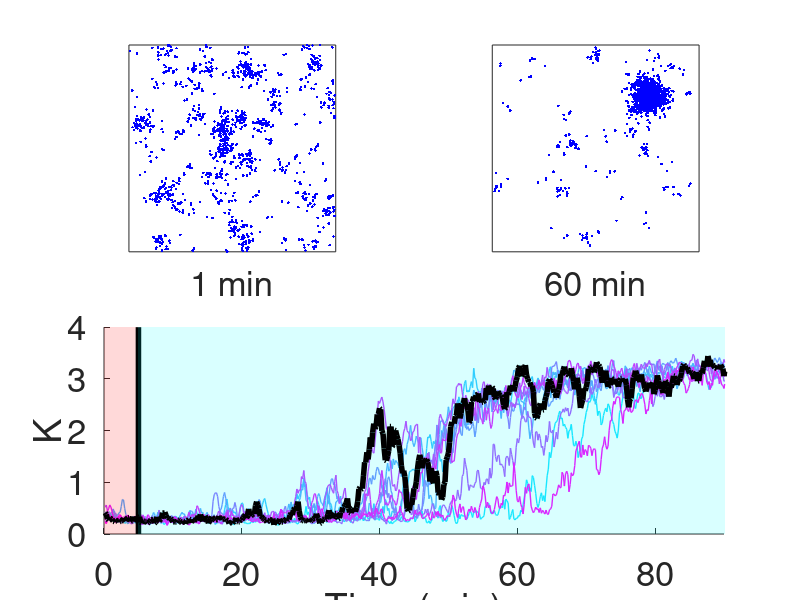

Write the MATLAB code that produced this figure.
% Simulations were performed with 3000 Cdc42, 170 Bem1-GEF, 30 Far1-GEF,
% and 2500 receptors, and the initial conditions were uniformly distributed 
% molecules. Uniform pheromone was applied to the domain from 0 to 300 
% seconds to generate relocating polarity sites. A pheromone gradient (1-6 nM) 
% was applied to the domain after 300 seconds for stabilization of
% the polarity sites.

% Plot Ripley's K function values.
load('FigureData/Figure5D.mat')
seeds = 10;
% Color map for the plots.
cmap = cool(seeds);
% Time in the unit of minutes.
time = (0:10:8000)/60;
figure('units','pixels','position',[300 300 500 650]); 
for j = 1:seeds
    subplot(2,2,[3,4]); hold on
    % Plot time series of K
    plot(time,K(j,:),'color',cmap(j, :),'linewidth',1)
end
% Mark the time point where uniform pheromone was switched to a pheromone
% gradient.
patch([0,0,300/60,300/60],[0,4,4,0],'r',...
    'edgecolor','r','facealpha',0.15,'edgealpha',0.15)
plot([300/60,300/60],[0,4],'k-','linewidth',4)
patch([8000/60,8000/60,300/60,300/60],[0,4,4,0],'c',...
    'edgecolor','c','facealpha',0.15,'edgealpha',0.15)
ylim([0,4])
xlim([0,90])
xlabel('Time (min)')
ylabel('K')
set(gca,'fontsize',25)

% Mark one line of K in black and  plotted its snapshots of Cdc42-GTP
% at different time points. 
plot(time,K(1,:),'color','k','linewidth',4)
load('Coordinates/Figure5D_coordinates.mat')
L = 8.8623; % domain length
subplot(2,2,1)
plot(x_1,y_1,'b.')
xticks([]); yticks([]); ylim([0,L]); xlim([0,L]); axis square;
xlabel('1 min','fontsize',25)

subplot(2,2,2)
plot(x_2,y_2,'b.')
xticks([]); yticks([]); ylim([0,L]); xlim([0,L]); axis square;
xlabel('60 min','fontsize',25)
